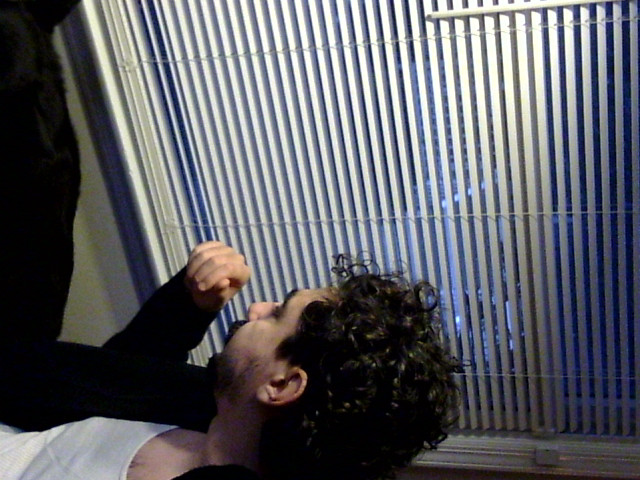
#> input picture photo.png, 640 x 480 px; its folder holds only this picture in this run
$ python -i customCamera.py   (imports and definitions only)
#> lines starting #> are read from the running program, lines starting #| are printed output that depends on the picture; pictures that were not available may be replaced by others from this repository, and a replacement may not be noted
'''
File:
customCamera.py

Purpose:
Dedicated file for all camera-related operations that memomart should use. Contains
modular helper functions that can be called to control the camera behavior throughout
the logic.

Author:
Dean Badr - 06/2025
'''
import cv2
#from picamera2 import Picamera2
from PIL import Image
import os
import threading
import queue
import time
import pyaudio
import wave
import settings

camera = None
video = None
audio = None
cam_lock = None

gain_incr = 0
brightness_incr = 0
exposure_incr = 0

# -------------------------------------------------------------------
# SetupCamera: Based on user definition, attempt to connect to a
# camera plugged into the raspberry pi
# -------------------------------------------------------------------
# [197 lines left out: functions SetupCamera, SetCameraParams, RecordFrame, RecordStart, RecordStop, Capture, not called in this run]

# -------------------------------------------------------------------
# ConfigureMemomartFormat: Open the image at filepath and paste it
# onto one of the memomart frames
# -------------------------------------------------------------------
def ConfigureMemomartFormat(filepath):
#> called with filepath = '../photo.png'
    try:
        # Open the image saved by the webcam and do necessary adjustments
        img = Image.open(filepath).rotate(settings.ROTATION, expand=True).resize((settings.PICTURE_SIZE_X, settings.PICTURE_SIZE_Y))
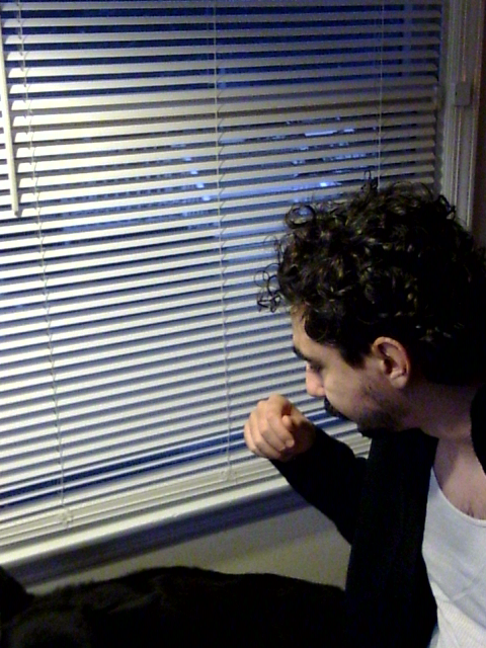
#> img: PIL image 486x648 RGB; mean R, G, B 92.6, 93.5, 99.2

        # Open the frame
        abspath = os.path.abspath(".")
        dir_path = os.path.join(abspath, f"frames/{settings.FRAME}")
        memomartFrame = Image.open(dir_path)
#> memomartFrame is the input picture: PIL image 640x480 RGB; mean R, G, B 92.6, 93.5, 99.2

        # Combine the two images
        memomartFrame.paste(img, (settings.PICTURE_OFFSET_X, settings.PICTURE_OFFSET_Y))
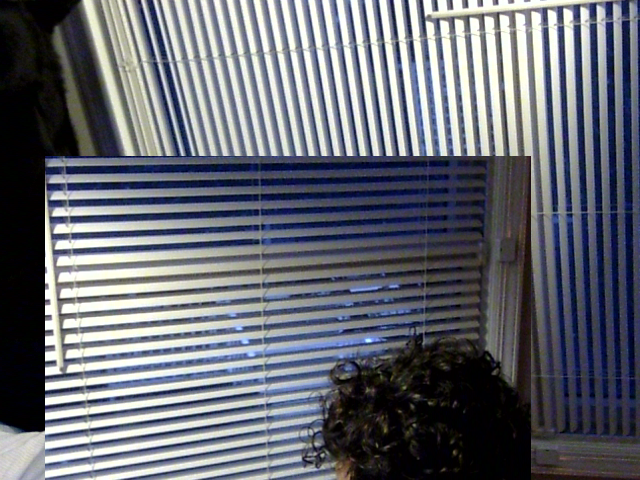
#> memomartFrame: PIL image 640x480 RGB; mean R, G, B 102.5, 105.7, 114.8
        memomartFrame.convert('L').save("memomart_photo.png")
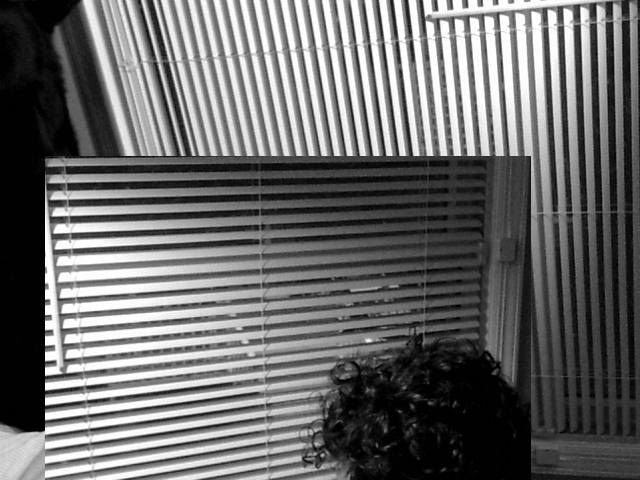
#> saved as memomart_photo.png: PIL image 640x480 L; min 0, max 255, mean 105.8

        return memomartFrame

    except Exception as e:
        print("Photo error:", e)
        return

# -------------------------------------------------------------------
# stop_AVrecording: Stop the recording and mux it
# -------------------------------------------------------------------
# [39 lines left out: function stop_AVrecording, not called in this run]

# -------------------------------------------------------------------
# VideoRecorder: Class for asynchronous video recording
# -------------------------------------------------------------------
class VideoRecorder():
    # [13 lines left out: function __init__, not called in this run]

    def start(self):
        self.video_thread = threading.Thread(target=self.run)
        self.video_thread.start()

    # [16 lines left out: functions run, stop, not called in this run]

# -------------------------------------------------------------------
# AudioRecorder: Class for asynchronous audio recording
# -------------------------------------------------------------------
class AudioRecorder():
    # Audio class based on pyAudio and Wave
    # [61 lines left out: functions __init__, run, stop, not called in this run]

    # Launches the audio recording function using a thread
    def start(self):
        self.audio_thread = threading.Thread(target=self.run)
        self.audio_thread.start()

>>> result = ConfigureMemomartFormat('../photo.png')
